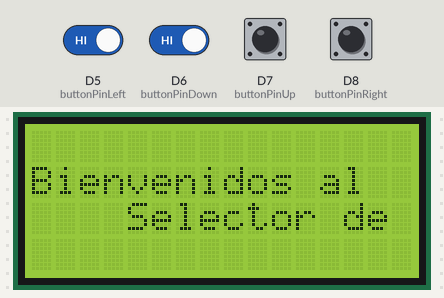
Bench run of a sketch on a simulated Arduino Nano 33 IoT. On the bench: 16×4 character LCD. Inputs (shaded band) come from the test bench; at power-on: D5 (buttonPinLeft), D6 (buttonPinDown), D7 (buttonPinUp), D8 (buttonPinRight) HIGH. Nothing arrives over Bluetooth unless stated; a phone connects over Bluetooth LE 3 s after start; what the sketch prints to the serial monitor is not drawn.

Above: at 0.1 s.
At 6.3 s:
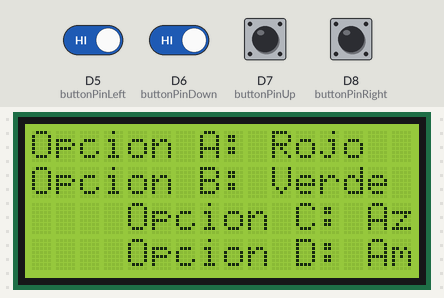
6.4 s: D5 (buttonPinLeft) driven LOW and D6 (buttonPinDown) driven LOW
At 9.0 s:
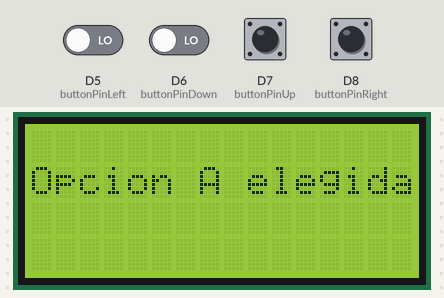
9.4 s: D5 (buttonPinLeft) driven HIGH
12.4 s: D6 (buttonPinDown) driven HIGH
14.1 s: D7 (buttonPinUp) pulled LOW for 0.15 s
17.2 s: D8 (buttonPinRight) pulled LOW for 0.15 s
20.3 s: D8 (buttonPinRight) pulled LOW for 1 s
Timing chart, 0 to 23.3 s (numbered marks = the images above; inputs shaded):
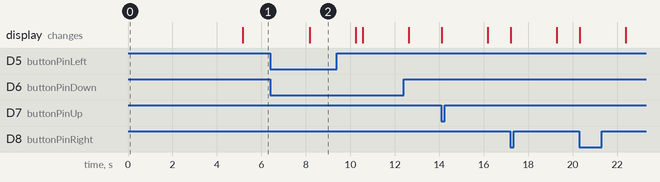

The sketch:

SCRIPT_Arduino.ino
```cpp
#include <ArduinoBLE.h>
#include <LiquidCrystal_I2C.h>

LiquidCrystal_I2C lcd(0x27, 16, 4);  // Dirección del LCD y tamaño 16x4

BLEService botonService("180C"); // UUID del servicio
BLECharacteristic botonCharacteristic("2A57", BLEWrite | BLENotify, 20);

const int buttonPinLeft = 5;   // Botón rojo
const int buttonPinDown = 6;   // Botón verde
const int buttonPinUp = 7;     // Botón azul
const int buttonPinRight = 8;  // Botón amarillo

int buttonStateLeft = 0;
int buttonStateDown = 0;
int buttonStateUp = 0;
int buttonStateRight = 0;

void setup() {
  Serial.begin(115200);

  // Inicializando el LCD
  lcd.init();
  lcd.backlight(); // Habilitar la luz de fondo

  // Inicialización de botones
  pinMode(buttonPinLeft, INPUT_PULLUP);
  pinMode(buttonPinDown, INPUT_PULLUP);
  pinMode(buttonPinUp, INPUT_PULLUP);
  pinMode(buttonPinRight, INPUT_PULLUP);

  // Mostrar mensaje de bienvenida en LCD
  lcd.clear();
  lcd.setCursor(0,1);
  lcd.print("Bienvenidos al");
  lcd.setCursor(0,2);
  lcd.print("Selector de Opciones");
  delay(5000);
  lcd.clear();

  // Mostrar las instrucciones de los botones
  lcd.setCursor(0,0);
  lcd.print("Opcion A: Rojo");
  lcd.setCursor(0,1);
  lcd.print("Opcion B: Verde");
  lcd.setCursor(0,2);
  lcd.print("Opcion C: Azul");
  lcd.setCursor(0,3);
  lcd.print("Opcion D: Amarillo");

  // Inicializando BLE
  if (!BLE.begin()) {
    Serial.println("Error: No se pudo iniciar BLE");
    while (1);
  }

  BLE.setLocalName("Arduino_BLE");
  BLE.setAdvertisedService(botonService);
  botonService.addCharacteristic(botonCharacteristic);
  BLE.addService(botonService);

  botonCharacteristic.writeValue("Esperando...");

  BLE.advertise();
  Serial.println("Bluetooth listo.");
}

void loop() {
  BLEDevice central = BLE.central();

  if (central) {
    Serial.println("Dispositivo conectado");

    while (central.connected()) {
      // Enviar un "ping" cada 10 segundos para mantener la conexión
      static unsigned long lastPingTime = 0;
      unsigned long currentTime = millis();
      if (currentTime - lastPingTime >= 10000) {
        botonCharacteristic.writeValue("Ping");
        lastPingTime = currentTime;
        Serial.println("Ping enviado");
      }

      // Detectar estado de los botones
      buttonStateLeft = digitalRead(buttonPinLeft);
      buttonStateDown = digitalRead(buttonPinDown);
      buttonStateUp = digitalRead(buttonPinUp);
      buttonStateRight = digitalRead(buttonPinRight);

      // Manejo de la selección de botones y comunicación BLE
      if (buttonStateLeft == LOW) {
        mostrarOpcion("A");
        botonCharacteristic.writeValue("Boton A presionado");
        Serial.println("KEY_A");
        delay(300);  // Delay para evitar rebotes del botón
      } else if (buttonStateDown == LOW) {
        mostrarOpcion("B");
        botonCharacteristic.writeValue("Boton B presionado");
        Serial.println("KEY_B");
        delay(300);  // Delay para evitar rebotes del botón
      } else if (buttonStateUp == LOW) {
        mostrarOpcion("C");
        botonCharacteristic.writeValue("Boton C presionado");
        Serial.println("KEY_C");
        delay(300);  // Delay para evitar rebotes del botón
      } else if (buttonStateRight == LOW) {
        mostrarOpcion("D");
        botonCharacteristic.writeValue("Boton D presionado");
        Serial.println("KEY_D");
        delay(300);  // Delay para evitar rebotes del botón
      }
    }

    Serial.println("Dispositivo desconectado");
  }
}

void mostrarOpcion(String opcion) {
  lcd.clear();
  lcd.setCursor(0, 1);
  lcd.print("Opcion ");
  lcd.print(opcion);
  lcd.print(" elegida");

  // Imprimir la opción en la consola
  Serial.print("Opcion ");
  Serial.print(opcion);
  Serial.println(" elegida");

  delay(2000);  // Esperar 2 segundos

  // Volver a mostrar las instrucciones de los botones
  lcd.clear();
  lcd.setCursor(0,0);
  lcd.print("Opcion A: Rojo");
  lcd.setCursor(0,1);
  lcd.print("Opcion B: Verde");
  lcd.setCursor(0,2);
  lcd.print("Opcion C: Azul");
  lcd.setCursor(0,3);
  lcd.print("Opcion D: Amarillo");
}
```

Measured:
- after the input at 6.4 s, the display: changes after 1.8 s (image 2)
